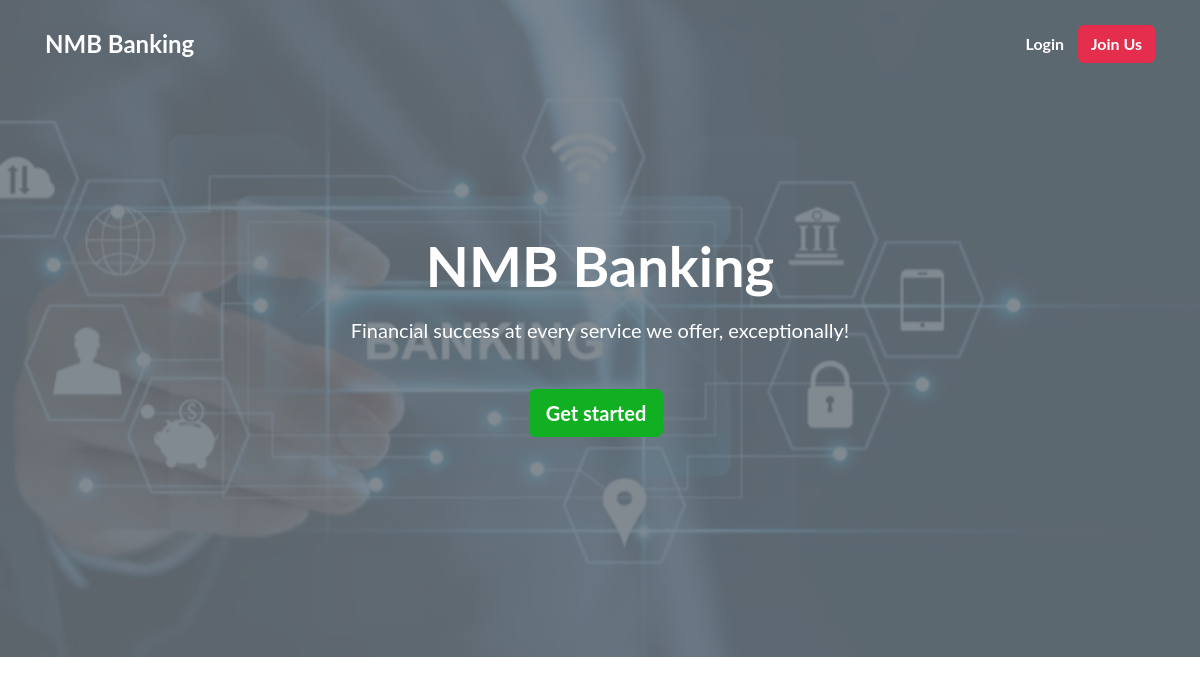
The page / on the database its author committed.
### tables this page shows
CREATE TABLE `ib_systemsettings` (
  `id` int(20) NOT NULL,
  `sys_name` longtext NOT NULL,
  `sys_tagline` longtext NOT NULL,
  `sys_logo` varchar(200) NOT NULL
);

### index.php (the view, shortened to what this page needs)
<?php
include("admin/conf/config.php");
$ret = "SELECT * FROM `ib_systemsettings` ";
$stmt = $mysqli->prepare($ret);
$stmt->execute();
$res = $stmt->get_result();
while ($sys = $res->fetch_object()) {
?>
    <!DOCTYPE html>
    <html lang="en">
    <head>
        <link href="dist/css/robust.css" rel="stylesheet">
    </head>
    <body>
        <nav class="navbar navbar-lg navbar-expand-lg navbar-transparant navbar-dark navbar-absolute w-100">
            <div class="container">
                <a class="navbar-brand" href="index.php"><?php echo $sys->sys_name; ?></a>
                <div class="collapse navbar-collapse" id="navbarCollapse">
                    <ul class="navbar-nav ml-auto">
                        <li class="nav-item active">
                            <a class="nav-link" href="client/pages_client_index.php">Login</a>
                        </li>
                    </ul>
                    <a class="btn btn-danger" href="client/pages_client_signup.php" >Join Us</a>
                </div>
            </div>
        </nav>
        <div class="intro py-5 py-lg-9 position-relative text-white">
            <div class="bg-overlay-gray">
                <img src="dist/bg.webp" class="img-fluid img-cover"/>
            </div>
            <div class="intro-content py-6 text-center">
                <div class="container">
                    <div class="row align-items-center">
                        <div class="col-12 col-sm-10 col-md-8 col-lg-6 mx-auto text-center">
                            <h1 class="my-3 display-4 d-none d-lg-inline-block"><?php echo $sys->sys_name; ?></h1>
                            <p class="lead mb-3">
                                <?php echo $sys->sys_tagline; ?>
                            </p>
                            <br>
                            <a class="btn btn-success btn-lg mr-lg-2 my-1" target="_blank" href="client/pages_client_signup.php" role="button">Get started</a>
                        </div>
                    </div>
                </div>
            </div>
        </div>
    </body>
    </html>
<?php
} ?>

### rows shown on the page
ib_systemsettings: sys_name "NMB Banking", sys_tagline "Financial success at every service we offer, exceptionally!"
